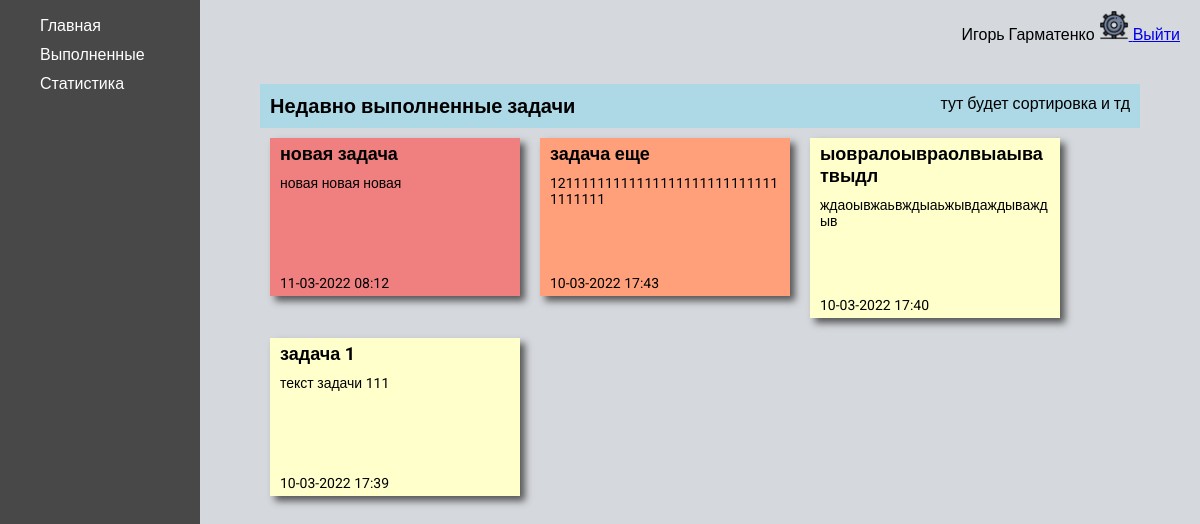
The page /done_tasks/ (signed in) on the database as committed earlier.
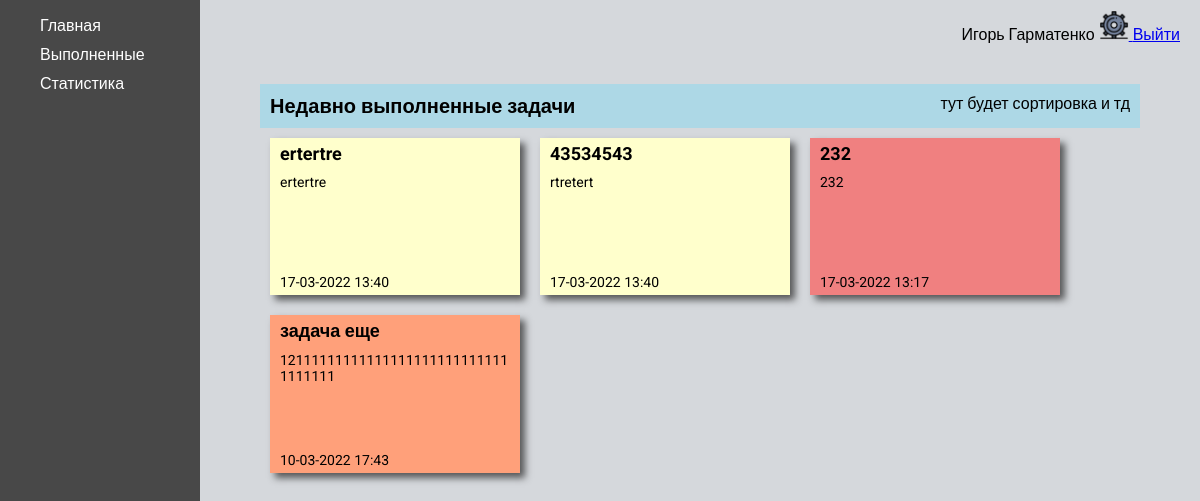
The same page on the database as committed later.
### ToDo/models.py (models this page shows, shortened)
class Task(models.Model):
    PRIORITY_LEVEL = (('L', 'низкий'),
                      ('M', 'обычный'),
                      ('H', 'высокий'),
                      )
    user = models.ForeignKey(settings.AUTH_USER_MODEL, on_delete=models.CASCADE, null=True, blank=True)
    title = models.CharField(max_length=200)
    descr = models.CharField(max_length=500)
    priority = models.CharField(max_length=10, choices=PRIORITY_LEVEL, default='medium')
    is_finished = models.BooleanField(default=False)
    created_at = models.DateTimeField(auto_now_add=True)
    complated_at = models.DateTimeField(auto_now=True)
    class Meta:
        ordering = ['-created_at']

### ToDo/views.py (the view)
# urls.py: path('done_tasks/', done_tasks, name='done_tasks'),
@login_required
def done_tasks(request):
    tasks = Task.objects.filter(user_id=request.user.id, is_finished=True).order_by('created_at').reverse()
    return render(request, 'ToDo/done_tasks.html', {'menu': home_menu, 'tasks': tasks})

### ToDo/templates/ToDo/done_tasks.html
{% extends 'ToDo/home_base.html' %}
{% block rightbar %}
    <div class="tasks__wrap">
        <div class="tasks__active_wrap">
            <div class="tasks__header">
                <div class="tasks__active_title">Недавно выполненные задачи</div>
                <div class="tasks__active_info">тут будет сортировка и тд</div>
            </div>
            <div class="tasks__active">
                {% for task in tasks %}
                    <div class="task {{ task.priority }}">
                        <div class="task__title">{{ task.title }}</div>
                        <div class="task__descr">{{ task.descr }}</div>
                        <div class="task__created_at">{{ task.created_at|date:'d-m-Y H:i' }}</div>
                    </div>
                {% endfor %}
            </div>
        </div>
    </div>
{% endblock %}

### ToDo/templates/ToDo/home_base.html (shortened to what this page needs)
{% extends 'ToDo/base.html' %}
{% load static %}
{% block content %}
    <div class="main">
        <div  class="leftbar">
            <ul class="home_menu">
                {% for key, item in menu.items %}
                    <li class="home_menu__item"><a href="{% url key %}">{{ item }}</a></li>
                {% endfor %}
            </ul>
        </div>
        <div  class="rightbar">
            <div class="home_nav">
                <div class="home_info">
                        {% if request.user.is_authenticated %}
                        <span>{{ user.first_name }} {{ user.last_name }}</span>
                        <a href="{% url 'user_settings' %}">
                            <img class="settings__icon" src="{% static 'ToDo/images/settings.png' %}" alt="settings">
                        </a>
                        <a href="{% url 'logout' %}">Выйти</a>
                    {% endif %}
                </div>
            </div>
            {% block rightbar %}
            {% endblock %}
        </div>
    </div>
{% endblock %}

Rows that differ between the two databases and show on the page:
no longer on this page (row edited): Task: title "новая задача", descr "новая новая новая", created_at "11-03-2022 08:12", priority "H" (drawn)
no longer on this page (row edited): Task: title "ыовралоывраолвыаыватвыдл", descr "ждаоывжаьвждыаьжывдаждываждыв", created_at "10-03-2022 17:40"
no longer on this page (row edited): Task: title "задача 1", descr "текст задачи 111", created_at "10-03-2022 17:39"
now on this page (row edited): Task: title "ertertre", descr "ertertre", created_at "17-03-2022 13:40"
now on this page (row edited): Task: title "43534543", descr "rtretert", created_at "17-03-2022 13:40"
now on this page (row edited): Task: title "232", descr "232", created_at "17-03-2022 13:17", priority "H" (drawn)
